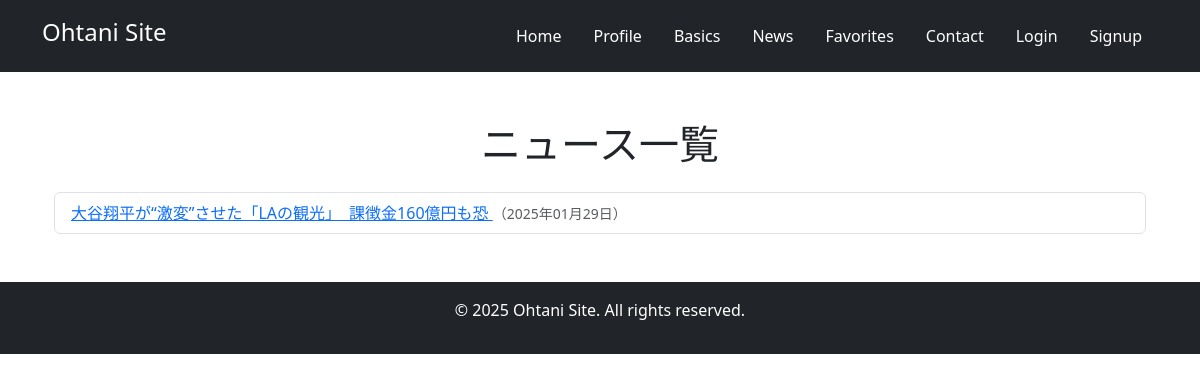
The page /baseball/news/ on the database as committed earlier.
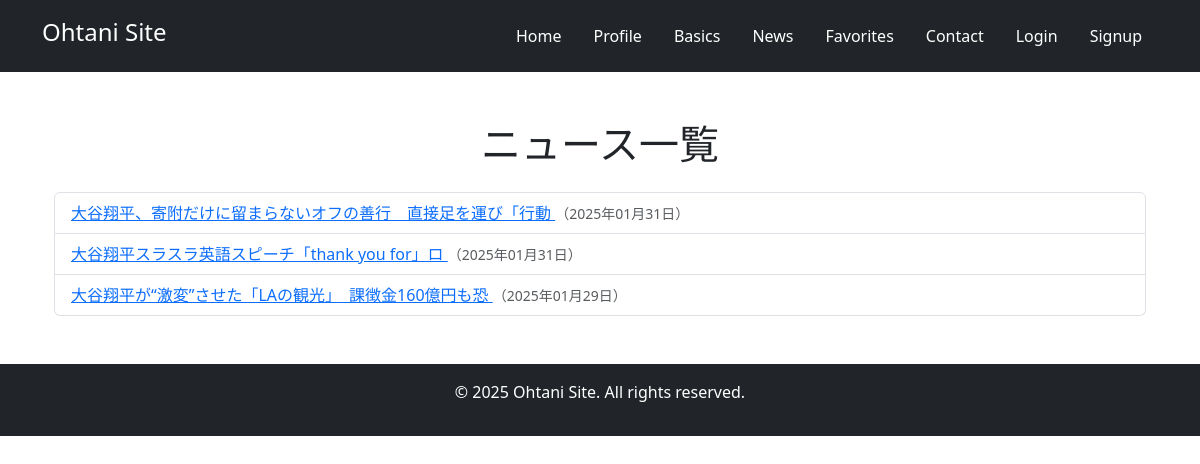
The same page on the database as committed later.
### baseball_app/models.py (models this page shows, shortened)
class Article(models.Model):
    article_title = models.CharField(max_length=30)#記事のタイトル
    content = models.TextField()#記事の内容
    created_at = models.DateTimeField(auto_now_add=True)#記事を投稿した日時
    updated_at = models.DateTimeField(auto_now=True)#記事を編集した日時
    favorites = models.ManyToManyField(
        'auth.User',
        related_name="favorite_articles",
        blank=True
    )  # お気に入り登録したユーザー（多対多）

### baseball_app/views.py (the view)
# urls.py: path('news/', views.news_list, name='news_list'),  #ニュース一覧ページ
def news_list(request):
    articles = Article.objects.all().order_by('-created_at')  # 記事を作成日順で取得
    return render(request, 'baseball_app/news_list.html', {'articles': articles})

### baseball_app/templates/baseball_app/news_list.html (shortened to what this page needs)
{% extends 'base.html' %}
{% block content %}
<div class="container my-5">
    <h1 class="text-center mb-4">ニュース一覧</h1>
    <ul class="list-group">
        {% for article in articles %}
        <li class="list-group-item">
            <a href="{% url 'baseball_app:news_detail' article.id %}">
                {{ article.article_title }}
            </a>
            <small class="text-muted">（{{ article.created_at|date:"Y年m月d日" }}）</small>
        </li>
        {% empty %}
        <p>ニュース記事がありません。</p>
        {% endfor %}
    </ul>
</div>
{% endblock %}

### templates/base.html (shortened to what this page needs)
<!DOCTYPE html>
<html lang="ja">
<head>
    <link rel="stylesheet"
    href="https://cdn.jsdelivr.net/npm/bootstrap@5.3.0/dist/css/bootstrap.min.css">
</head>
<body>
    <header class="bg-dark text-white py-3">
        <div class="container">
            <nav class="d-flex justify-content-between align-items-center">
                <h1 class="h4">Ohtani Site</h1>
                <ul class="nav">
                    <li class="nav-item"><a href="{% url 'baseball_app:index' %}" class="nav-link text-white">Home</a></li>
                    <li class="nav-item"><a href="{% url 'baseball_app:player_profile' %}" class="nav-link text-white">Profile</a></li>
                    <li class="nav-item"><a href="{% url 'baseball_app:baseball_basics' %}" class="nav-link text-white">Basics</a></li>
                    <li class="nav-item"><a href="{% url 'baseball_app:news_list' %}" class="nav-link text-white">News</a></li>
                    <li class="nav-item"><a href="{% url 'baseball_app:favorite_list' %}" class="nav-link text-white">Favorites</a></li>
                    <li class="nav-item"><a href="{% url 'baseball_app:contact' %}" class="nav-link text-white">Contact</a></li>
                    {% if user.is_authenticated %}
                        <li class="nav-item">
                            <form method="post" action="{% url 'accounts:logout' %}" class="d-inline">
                                {% csrf_token %}
                                <button type="submit" class="btn btn-link nav-link text-white">Logout</button>
                            </form>
                        </li>
                    {% else %}
                        <li class="nav-item"><a href="{% url 'accounts:login' %}" class="nav-link text-white">Login</a></li>
                        <li class="nav-item"><a href="{% url 'accounts:signup' %}" class="nav-link text-white">Signup</a></li>
                    {% endif %}
                </ul>
            </nav>
        </div>
    </header>
    <main class="container my-4">
        {% block content %}{% endblock %}
    </main>
    <footer class="bg-dark text-white text-center py-3">
        <p>© 2025 Ohtani Site. All rights reserved.</p>
    </footer>
</body>
</html>

Rows that differ between the two databases and show on the page:
added Article: article_title "大谷翔平、寄附だけに留まらないオフの善行 直接足を運び「行動", created_at "2025年01月31日"
added Article: article_title "大谷翔平スラスラ英語スピーチ「thank you for」ロ", created_at "2025年01月31日"
